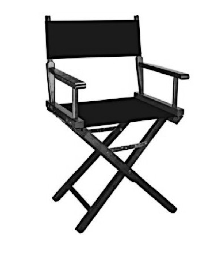
#> input picture Bernd Klein (520) ile Python/resim/sandalye.png, 201 x 256 px
$ python p_31905.py   (older library calls are emulated)
#> lines starting #> are read from the running program, lines starting #| are printed output that depends on the picture; long printed decimals are rounded
### Bernd Klein (520) ile Python/p_315.py
# coding:iso-8859-9 Türkçe
# p_315.py Tesadüfi renk yaratma örneği.

from random import randint
class Renk:
    def rgb():
        L = ["0", "1", "2", "3", "4", "5", "6", "7", "8", "9", "a", "b", "c", "d", "e", "f"]
        i = randint (0,15)
        return str (L [i])

    def renk():
        dizge = ""
        for i in range (6): dizge +=Renk.rgb()
        return "#" + dizge

#print (Renk.renk() )

### Bernd Klein (520) ile Python/p_31905.py
# coding:iso-8859-9 Türkçe
# p_31905.py: PIL resmini şekillendirilebilire dönüştürme örneği.

import numpy as np
import matplotlib.pyplot as mp
import matplotlib.image as mi
from PIL import Image as R
from p_315 import Renk

resim = R.open ("resim/sandalye.png") # .jpg'de piksel data kaybı oluyor...
#> resim is the input picture: PIL image 201x256 RGBA; mean R, G, B, A 205, 205, 205, 255
try: print ("PIL open resim şekli:", resim.shape)
except Exception as ist: print (ist)

resim = resim.resize ((1028, 1077)) # Yeniden şekillendirme: (atResmi.shape[1], arResmi.shape[0])
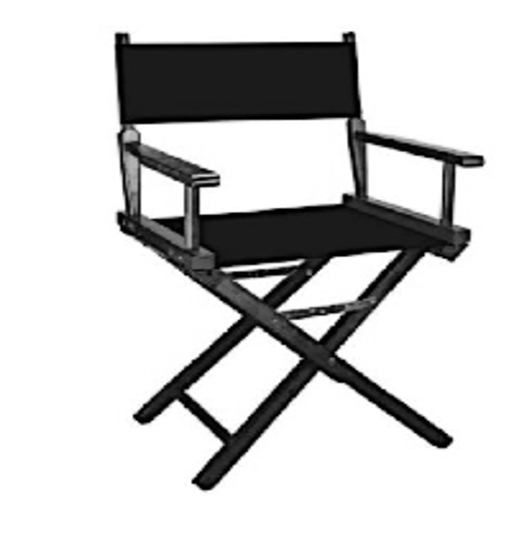
#> resim: PIL image 1028x1077 RGBA (shown at 1/2 size); mean R, G, B, A 205.1, 205.1, 205.1, 255
resim = np.asarray (resim)
print ("PIL'den dönüştürülen sandalye resminin şekli:", resim.shape)
#| PIL'den dönüştürülen sandalye resminin şekli: (1077, 1028, 4)
print ("Sandalye'nin (200,300) piksel'deki data'sı ():", resim [200, 300])
#| Sandalye'nin (200,300) piksel'deki data'sı (): [ 27  27  27 255]

mp.style.use ("dark_background")
mp.title ("PIL'den dönüştürülen Sandalye", color="r")
mp.axis ("off")
mp.imshow (resim)
mp.show()
#------------------------------------------------------------------------------------------------------


resim = np.asarray (resim, np.float)
#> resim: shape (1077, 1028, 4) float64
resim = resim / 255
print ("\nSandalye'nin (200,300) piksel'deki normalleşen data'sı ():", resim [200, 300])
#| Sandalye'nin (200,300) piksel'deki normalleşen data'sı (): [0.1059 0.1059 0.1059 1.        ]

mp.figure().set_facecolor (Renk.renk())
mp.title ("0:255-->0:1'e normalleştirilen Sandalye", color=Renk.renk())
mp.axis ("off")
mp.imshow (resim [:,:, 0], cmap="jet")
mp.show()
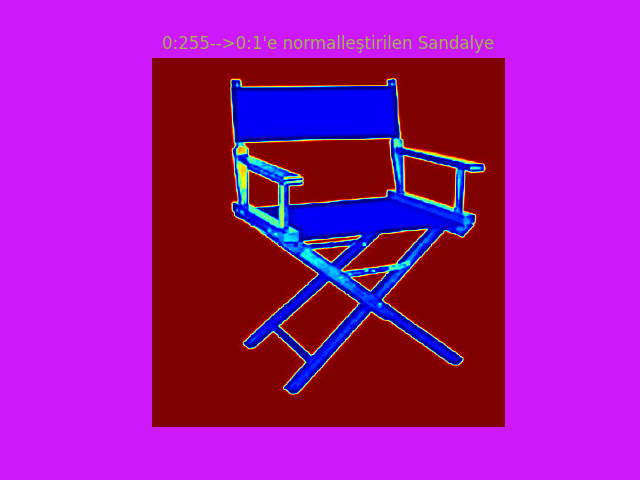
#> figure drawn by matplotlib, 1 panel
#--------------

resim = mi.imread ("resim/sandalye.png")
#> resim: shape (256, 201, 4) float32
mp.figure().set_facecolor (Renk.renk())
mp.title ("matplotlib.image'le okunan Sandalye", color=Renk.renk())
mp.axis ("off")
mp.imshow (resim [:,:, 0], cmap="YlGnBu_r")
mp.show()
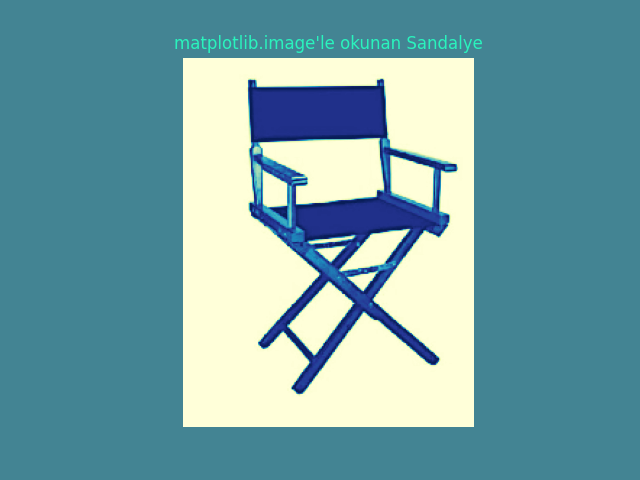
#> figure drawn by matplotlib, 1 panel


"""Çıktı:
>python p_31905.py
'PngImageFile' object has no attribute 'shape'
PIL'den dönüştürülen sandalye resminin şekli: (1077, 1028, 4)
Sandalye'nin (200,300) piksel'deki data'sı (): [ 27  27  27 255]

Sandalye'nin (200,300) piksel'deki normalleşen data'sı (): [0.10588235 0.10588235 0.10588235 1.        ]
"""

$ run again, with Bernd Klein (520) ile Python/resim/atİkonu.png copied over Bernd Klein (520) ile Python/resim/sandalye.png
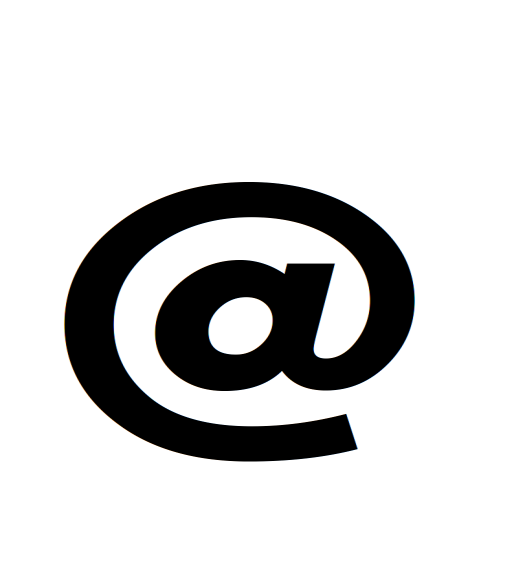
#> input picture Bernd Klein (520) ile Python/resim/atİkonu.png, 1028 x 1123 px (shown at 1/2 size)
#> resim is the input picture: PIL image 1028x1123 RGBA; mean R, G, B, A 210.8, 210.8, 210.8, 255
#> `resim = resim.resize ((1028, 1077))`:
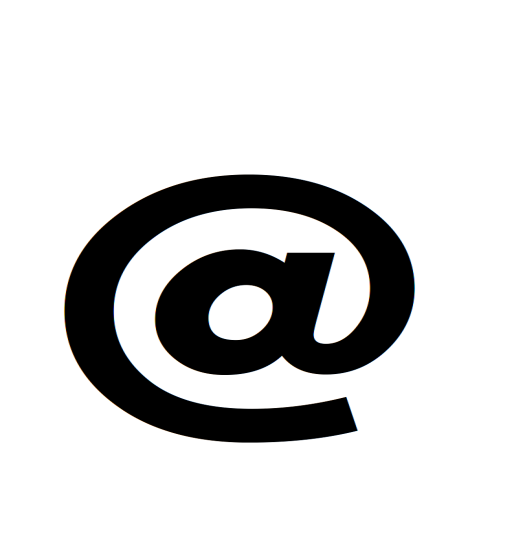
#> resim: PIL image 1028x1077 RGBA (shown at 1/2 size); mean R, G, B, A 210.8, 210.8, 210.8, 255
#| PIL'den dönüştürülen sandalye resminin şekli: (1077, 1028, 4)
#| Sandalye'nin (200,300) piksel'deki data'sı (): [255 255 255 255]
#| Sandalye'nin (200,300) piksel'deki normalleşen data'sı (): [1. 1. 1. 1.]
#> `mp.show()`:
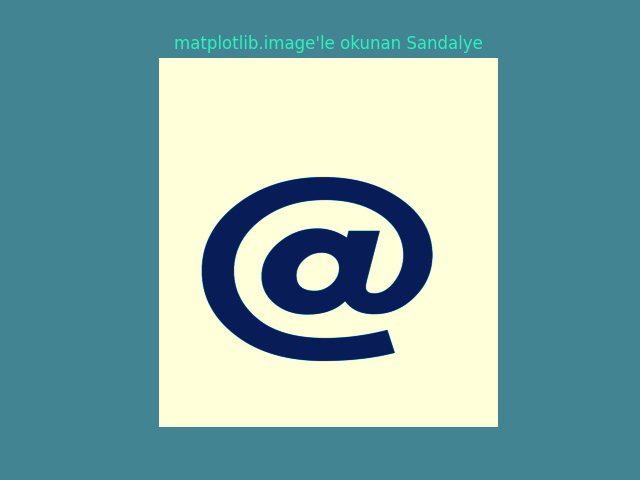
#> figure drawn by matplotlib, 1 panel

$ run again, with Bernd Klein (520) ile Python/resim/boyacılarKalıbı.png copied over Bernd Klein (520) ile Python/resim/sandalye.png
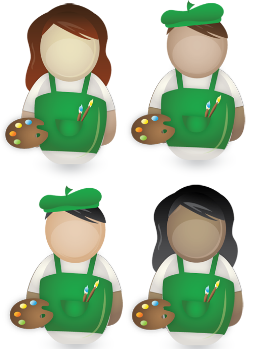
#> input picture Bernd Klein (520) ile Python/resim/boyacılarKalıbı.png, 257 x 359 px
#> resim is the input picture: PIL image 257x359 RGB; mean R, G, B 184.9, 198.2, 177
#> `resim = resim.resize ((1028, 1077))`:
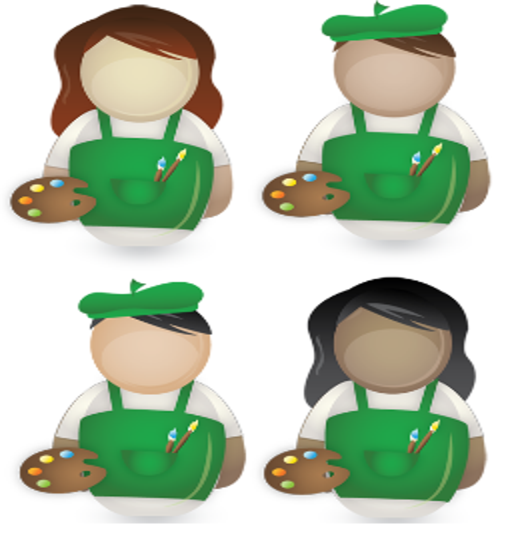
#> resim: PIL image 1028x1077 RGB (shown at 1/2 size); mean R, G, B 184.8, 198.2, 176.9
#| PIL'den dönüştürülen sandalye resminin şekli: (1077, 1028, 3)
#| Sandalye'nin (200,300) piksel'deki data'sı (): [228 217 184]
#| Sandalye'nin (200,300) piksel'deki normalleşen data'sı (): [0.8941 0.851 0.7216]
#> `mp.show()`:
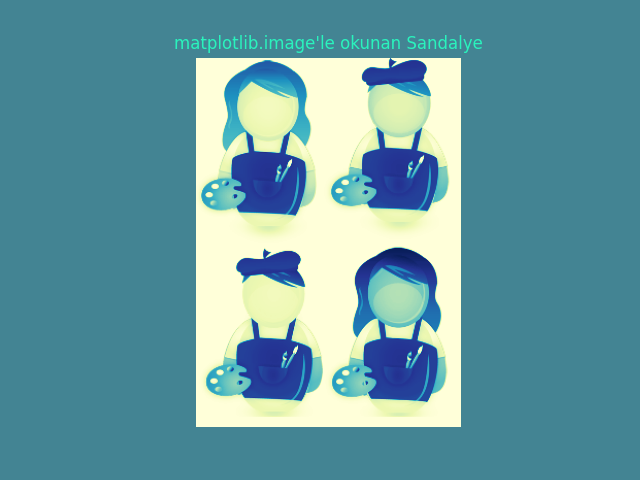
#> figure drawn by matplotlib, 1 panel
